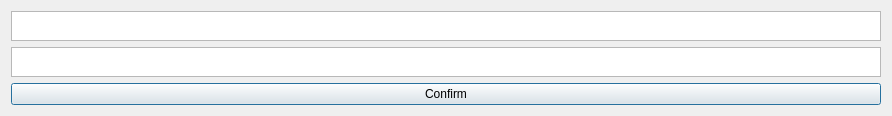
<?xml version="1.0" encoding="UTF-8"?>
<ui version="4.0">
 <class>pattern_editor</class>
 <widget class="QDialog" name="pattern_editor">
  <property name="geometry">
   <rect>
    <x>0</x>
    <y>0</y>
    <width>892</width>
    <height>113</height>
   </rect>
  </property>
  <property name="sizePolicy">
   <sizepolicy hsizetype="Minimum" vsizetype="Expanding">
    <horstretch>0</horstretch>
    <verstretch>0</verstretch>
   </sizepolicy>
  </property>
  <property name="windowTitle">
   <string>Mark for Regex</string>
  </property>
  <property name="sizeGripEnabled">
   <bool>false</bool>
  </property>
  <layout class="QVBoxLayout" name="verticalLayout">
   <item>
    <widget class="QLineTextEdit" name="text_edit_regex">
     <property name="sizePolicy">
      <sizepolicy hsizetype="Expanding" vsizetype="Fixed">
       <horstretch>0</horstretch>
       <verstretch>0</verstretch>
      </sizepolicy>
     </property>
     <property name="minimumSize">
      <size>
       <width>0</width>
       <height>30</height>
      </size>
     </property>
     <property name="maximumSize">
      <size>
       <width>16777215</width>
       <height>30</height>
      </size>
     </property>
     <property name="verticalScrollBarPolicy">
      <enum>Qt::ScrollBarAlwaysOff</enum>
     </property>
     <property name="horizontalScrollBarPolicy">
      <enum>Qt::ScrollBarAlwaysOff</enum>
     </property>
     <property name="tabChangesFocus">
      <bool>true</bool>
     </property>
     <property name="lineWrapMode">
      <enum>QTextEdit::NoWrap</enum>
     </property>
     <property name="acceptRichText">
      <bool>false</bool>
     </property>
     <property name="placeholderText">
      <string/>
     </property>
    </widget>
   </item>
   <item>
    <widget class="QTextEdit" name="text_edit_target">
     <property name="sizePolicy">
      <sizepolicy hsizetype="Expanding" vsizetype="Fixed">
       <horstretch>0</horstretch>
       <verstretch>0</verstretch>
      </sizepolicy>
     </property>
     <property name="minimumSize">
      <size>
       <width>0</width>
       <height>30</height>
      </size>
     </property>
     <property name="maximumSize">
      <size>
       <width>16777215</width>
       <height>30</height>
      </size>
     </property>
     <property name="verticalScrollBarPolicy">
      <enum>Qt::ScrollBarAlwaysOff</enum>
     </property>
     <property name="horizontalScrollBarPolicy">
      <enum>Qt::ScrollBarAlwaysOff</enum>
     </property>
     <property name="tabChangesFocus">
      <bool>true</bool>
     </property>
     <property name="lineWrapMode">
      <enum>QTextEdit::NoWrap</enum>
     </property>
     <property name="acceptRichText">
      <bool>false</bool>
     </property>
    </widget>
   </item>
   <item>
    <widget class="QPushButton" name="button_confirm">
     <property name="text">
      <string>Confirm</string>
     </property>
    </widget>
   </item>
  </layout>
 </widget>
 <customwidgets>
  <customwidget>
   <class>QLineTextEdit</class>
   <extends>QTextEdit</extends>
   <header>QLineTextEdit</header>
  </customwidget>
 </customwidgets>
 <resources/>
 <connections/>
</ui>
